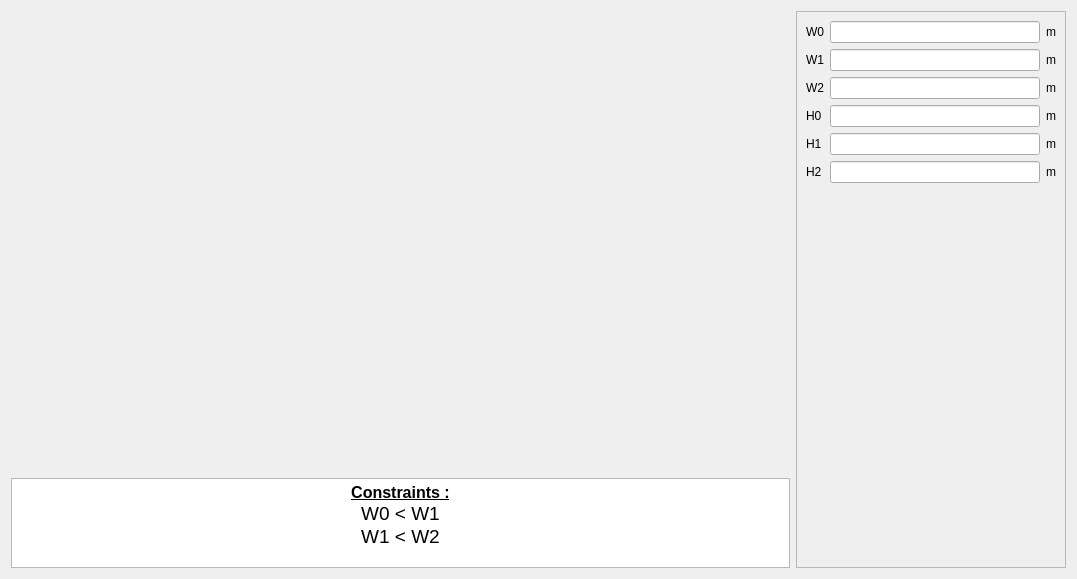
<?xml version="1.0" encoding="UTF-8"?>
<ui version="4.0">
 <class>PWSlot29</class>
 <widget class="QWidget" name="PWSlot29">
  <property name="geometry">
   <rect>
    <x>0</x>
    <y>0</y>
    <width>1077</width>
    <height>579</height>
   </rect>
  </property>
  <property name="minimumSize">
   <size>
    <width>630</width>
    <height>470</height>
   </size>
  </property>
  <property name="maximumSize">
   <size>
    <width>16777215</width>
    <height>16777215</height>
   </size>
  </property>
  <property name="windowTitle">
   <string>Form</string>
  </property>
  <layout class="QHBoxLayout" name="horizontalLayout">
   <item>
    <layout class="QVBoxLayout" name="verticalLayout_2">
     <item>
      <widget class="QLabel" name="img_slot">
       <property name="sizePolicy">
        <sizepolicy hsizetype="Expanding" vsizetype="Expanding">
         <horstretch>0</horstretch>
         <verstretch>0</verstretch>
        </sizepolicy>
       </property>
       <property name="maximumSize">
        <size>
         <width>16777215</width>
         <height>16777215</height>
        </size>
       </property>
       <property name="text">
        <string/>
       </property>
       <property name="pixmap">
        <pixmap resource="../../../../Resources/pyleecan.qrc">:/images/images/MachineSetup/WSlot/SlotW29.png</pixmap>
       </property>
       <property name="scaledContents">
        <bool>false</bool>
       </property>
       <property name="alignment">
        <set>Qt::AlignCenter</set>
       </property>
      </widget>
     </item>
     <item>
      <widget class="QTextEdit" name="txt_constraint">
       <property name="sizePolicy">
        <sizepolicy hsizetype="Expanding" vsizetype="Fixed">
         <horstretch>0</horstretch>
         <verstretch>0</verstretch>
        </sizepolicy>
       </property>
       <property name="maximumSize">
        <size>
         <width>16777215</width>
         <height>90</height>
        </size>
       </property>
       <property name="verticalScrollBarPolicy">
        <enum>Qt::ScrollBarAlwaysOff</enum>
       </property>
       <property name="html">
        <string>&lt;!DOCTYPE HTML PUBLIC &quot;-//W3C//DTD HTML 4.0//EN&quot; &quot;http://www.w3.org/TR/REC-html40/strict.dtd&quot;&gt;
&lt;html&gt;&lt;head&gt;&lt;meta name=&quot;qrichtext&quot; content=&quot;1&quot; /&gt;&lt;style type=&quot;text/css&quot;&gt;
p, li { white-space: pre-wrap; }
&lt;/style&gt;&lt;/head&gt;&lt;body style=&quot; font-family:'MS Shell Dlg 2'; font-size:7.8pt; font-weight:400; font-style:normal;&quot;&gt;
&lt;p align=&quot;center&quot; style=&quot; margin-top:0px; margin-bottom:0px; margin-left:0px; margin-right:0px; -qt-block-indent:0; text-indent:0px;&quot;&gt;&lt;span style=&quot; font-size:12pt; font-weight:600; text-decoration: underline;&quot;&gt;Constraints :&lt;/span&gt;&lt;/p&gt;
&lt;p align=&quot;center&quot; style=&quot; margin-top:0px; margin-bottom:0px; margin-left:0px; margin-right:0px; -qt-block-indent:0; text-indent:0px;&quot;&gt;&lt;span style=&quot; font-size:14pt;&quot;&gt;W0 &amp;lt; W1&lt;/span&gt;&lt;/p&gt;
&lt;p align=&quot;center&quot; style=&quot; margin-top:0px; margin-bottom:0px; margin-left:0px; margin-right:0px; -qt-block-indent:0; text-indent:0px;&quot;&gt;&lt;span style=&quot; font-size:14pt;&quot;&gt;W1 &amp;lt; W2&lt;/span&gt;&lt;/p&gt;&lt;/body&gt;&lt;/html&gt;</string>
       </property>
       <property name="textInteractionFlags">
        <set>Qt::TextSelectableByKeyboard|Qt::TextSelectableByMouse</set>
       </property>
      </widget>
     </item>
    </layout>
   </item>
   <item>
    <widget class="QScrollArea" name="scrollArea">
     <property name="minimumSize">
      <size>
       <width>270</width>
       <height>0</height>
      </size>
     </property>
     <property name="maximumSize">
      <size>
       <width>270</width>
       <height>16777215</height>
      </size>
     </property>
     <property name="widgetResizable">
      <bool>true</bool>
     </property>
     <widget class="QWidget" name="scrollAreaWidgetContents">
      <property name="geometry">
       <rect>
        <x>0</x>
        <y>0</y>
        <width>268</width>
        <height>555</height>
       </rect>
      </property>
      <layout class="QVBoxLayout" name="verticalLayout">
       <item>
        <layout class="QGridLayout" name="gridLayout">
         <item row="0" column="0">
          <widget class="QLabel" name="in_W0">
           <property name="text">
            <string>W0</string>
           </property>
          </widget>
         </item>
         <item row="0" column="1">
          <widget class="FloatEdit" name="lf_W0"/>
         </item>
         <item row="0" column="2">
          <widget class="QLabel" name="unit_W0">
           <property name="text">
            <string>m</string>
           </property>
          </widget>
         </item>
         <item row="1" column="0">
          <widget class="QLabel" name="in_W1">
           <property name="text">
            <string>W1</string>
           </property>
          </widget>
         </item>
         <item row="1" column="1">
          <widget class="FloatEdit" name="lf_W1"/>
         </item>
         <item row="1" column="2">
          <widget class="QLabel" name="unit_W1">
           <property name="text">
            <string>m</string>
           </property>
          </widget>
         </item>
         <item row="2" column="0">
          <widget class="QLabel" name="in_W2">
           <property name="text">
            <string>W2</string>
           </property>
          </widget>
         </item>
         <item row="2" column="1">
          <widget class="FloatEdit" name="lf_W2"/>
         </item>
         <item row="2" column="2">
          <widget class="QLabel" name="unit_W2">
           <property name="text">
            <string>m</string>
           </property>
          </widget>
         </item>
         <item row="3" column="0">
          <widget class="QLabel" name="in_H0">
           <property name="text">
            <string>H0</string>
           </property>
          </widget>
         </item>
         <item row="3" column="1">
          <widget class="FloatEdit" name="lf_H0"/>
         </item>
         <item row="3" column="2">
          <widget class="QLabel" name="unit_H0">
           <property name="text">
            <string>m</string>
           </property>
          </widget>
         </item>
         <item row="4" column="0">
          <widget class="QLabel" name="in_H1">
           <property name="text">
            <string>H1</string>
           </property>
          </widget>
         </item>
         <item row="4" column="1">
          <widget class="FloatEdit" name="lf_H1"/>
         </item>
         <item row="4" column="2">
          <widget class="QLabel" name="unit_H1">
           <property name="text">
            <string>m</string>
           </property>
          </widget>
         </item>
         <item row="5" column="0">
          <widget class="QLabel" name="in_H2">
           <property name="text">
            <string>H2</string>
           </property>
          </widget>
         </item>
         <item row="5" column="1">
          <widget class="FloatEdit" name="lf_H2"/>
         </item>
         <item row="5" column="2">
          <widget class="QLabel" name="unit_H2">
           <property name="text">
            <string>m</string>
           </property>
          </widget>
         </item>
        </layout>
       </item>
       <item>
        <spacer name="verticalSpacer">
         <property name="orientation">
          <enum>Qt::Vertical</enum>
         </property>
         <property name="sizeHint" stdset="0">
          <size>
           <width>20</width>
           <height>40</height>
          </size>
         </property>
        </spacer>
       </item>
       <item>
        <widget class="WWSlotOut" name="w_out" native="true"/>
       </item>
      </layout>
     </widget>
    </widget>
   </item>
  </layout>
 </widget>
 <customwidgets>
  <customwidget>
   <class>FloatEdit</class>
   <extends>QLineEdit</extends>
   <header>......GUI/Tools/FloatEdit.h</header>
  </customwidget>
  <customwidget>
   <class>WWSlotOut</class>
   <extends>QWidget</extends>
   <header>......GUI.Dialog.DMachineSetup.SWSlot.WWSlotOut.WWSlotOut.h</header>
   <container>1</container>
  </customwidget>
 </customwidgets>
 <tabstops>
  <tabstop>lf_W0</tabstop>
  <tabstop>lf_W1</tabstop>
  <tabstop>lf_W2</tabstop>
  <tabstop>lf_H0</tabstop>
  <tabstop>lf_H1</tabstop>
  <tabstop>lf_H2</tabstop>
  <tabstop>txt_constraint</tabstop>
 </tabstops>
 <resources>
  <include location="../../../../Resources/pyleecan.qrc"/>
 </resources>
 <connections/>
</ui>
